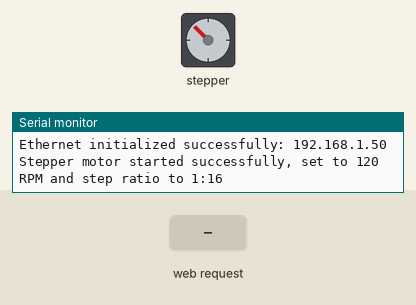
Recording of a sketch running on a simulated Arduino Uno, built for the host (arithmetic inside an expression is 32-bit, double 64-bit). Parts: stepper motor, the last lines printed to the serial monitor. The test bench sets the inputs (shaded band). WiFi joins after 1.5 s; servers stay silent unless stated; EEPROM starts erased; stepper angles assume 3200 steps per turn.

Above: at 2.7 s.
2.8 s: HTTP request GET /speed received
At 2.96 s:
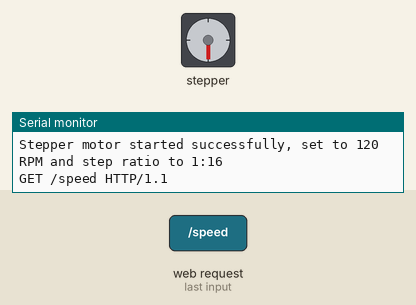
5.8 s: HTTP request GET /direction received
At 6.1 s:
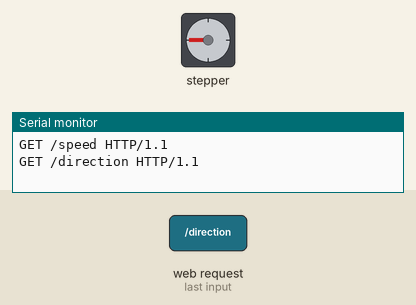
8.8 s: HTTP request GET /revolutions?direction=CW received
At 9.56 s:
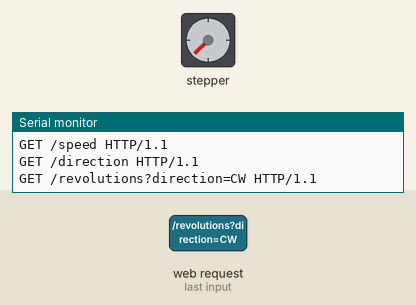
Timing chart, 0 to 64.3 s (numbered marks = the images above; inputs shaded):
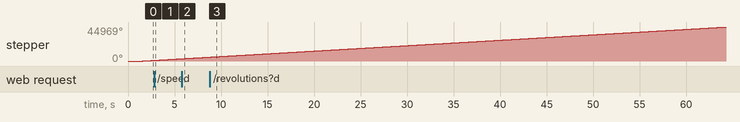

The sketch:

stepper.ino
```cpp
#include <Arduino.h>
#include <A4988.h>
#include <Ethernet.h>
#include <EEPROM.h>

// <!-- Stepper motor stuff -->
#define DIR 5
#define STEP 6
#define MS1 7
#define MS2 8
#define MS3 9
#define MICROSTEPS 16
#define MOTOR_STEPS 200 // using a 200-step motor (most common)

byte RPM = 120;
A4988 stepper(MOTOR_STEPS, DIR, STEP, MS1, MS2, MS3);
double cw_revolutions = 0, ccw_revolutions = 0;

enum DIRECTION
{
	CW = 1,
	CCW = -1
};

DIRECTION direction = CW;

// <!-- Network stuff -->
#define PORT 80
EthernetServer server(PORT);
EthernetClient client;
String buffer;
boolean currentLineIsBlank;

// <!-- Storage addresses -->
#define CW_REVS_ADDR 100
#define CCW_REVS_ADDR 110

void setup()
{
	byte mac_address[] = {0xDE, 0xA0, 0xB3, 0x5F, 0xFE, 0xED};
	init_serial(9600);
	init_server(server, mac_address);
	init_stepper(RPM, MICROSTEPS);

	cw_revolutions = get_revolutions_storage(CW_REVS_ADDR);
	ccw_revolutions = get_revolutions_storage(CCW_REVS_ADDR);
}

void loop()
{
	handle_motor();
	handle_network();

	// Save revolution every 100
	if (direction == CW && (int)cw_revolutions % 100 == 0 && (int)cw_revolutions == cw_revolutions)
		save_revolutions_to_storage(CW_REVS_ADDR, (int)cw_revolutions);

	if (direction == CCW && (int)ccw_revolutions % 100 == 0 && (int)ccw_revolutions == ccw_revolutions)
		save_revolutions_to_storage(CCW_REVS_ADDR, (int)ccw_revolutions);
}

// <!-- EEPROM Memory -->
unsigned int get_revolutions_storage(int addr)
{
	return (EEPROM.read(addr) << 8) + EEPROM.read(addr + 1);
}

void save_revolutions_to_storage(int addr, int revolutions)
{
	writeUnsignedIntIntoEEPROM(addr, revolutions);
}

void writeUnsignedIntIntoEEPROM(int address, unsigned int number)
{
	EEPROM.write(address, number >> 8);
	EEPROM.write(address + 1, number & 0xFF);
}

void clean_memory()
{
	cw_revolutions = 0;
	ccw_revolutions = 0;
	writeUnsignedIntIntoEEPROM(CW_REVS_ADDR, 0);
	writeUnsignedIntIntoEEPROM(CCW_REVS_ADDR, 0);
}

// <!-- Initializers -->
void init_serial(unsigned int data_rate)
{
	Serial.begin(data_rate);
	Serial.println("Serial started successfully with data rate of " + String(data_rate));
}

void init_stepper(unsigned short rpm, unsigned short microsteps)
{
	stepper.begin(rpm, microsteps);
	Serial.println("Stepper motor started successfully, set to " + String(rpm) + " RPM and step ratio to 1:" + String(microsteps));
}

void init_server(EthernetServer server, byte mac_addr[])
{
	Ethernet.begin(mac_addr);
	server.begin();
	Serial.print("Ethernet initialized successfully: ");
	Serial.println(Ethernet.localIP());
}

// <!-- Handle network stuff -->

void send_response(String json, String content_type, String status_code)
{
	client.print("HTTP/1.1 ");
	client.println(status_code);
	client.print("Content-Type: ");
	client.println(content_type);
	client.println("Access-Control-Allow-Methods: POST, GET, OPTIONS, DELETE");
	client.println("Access-Control-Allow-Origin: *");
	client.println();

	client.print(json);
}

String json(const char *key, const char *value)
{
	char buffer[30];
	sprintf(buffer, "{\"%s\":\"%s\"}", key, value);
	return String(buffer);
}

String json(const char *key, const int value)
{
	char buffer[30];
	sprintf(buffer, "{\"%s\":%d}", key, value);
	return String(buffer);
}

void handle_motor()
{
	if (RPM <= 0)
	{
		stepper.setRPM(0);
		return;
	}
	stepper.setRPM(RPM);

	if (direction == 1)
		cw_revolutions += (1 / 16.0);
	else
		ccw_revolutions += (1 / 16.0);

	stepper.rotate(360 / 16.0 * direction);
}

void handle_network()
{
	client = server.available();
	if (!client)
	{
		return;
	}

	boolean currentLineIsBlank = true;
	buffer = "";

	while (client.connected())
	{
		if (!client.available())
		{
			break;
		}

		char c = client.read(); // Read from the Ethernet shield
		buffer += c;			// Add character to string buffer
		Serial.print(c);
		// Client sent request, now waiting for response
		if (c == '\n' && !currentLineIsBlank)
		{
			Serial.println();

			if (isOptionsRequest(buffer))
			{
				client.println("HTTP/1.1 204 No Content");
				client.println("Access-Control-Allow-Methods: POST, GET, OPTIONS, DELETE");
				client.println("Access-Control-Allow-Origin: *");
				client.println();
			}
			else
			{
				send_response(handle_response(buffer), "application/json", "200 OK");
			}

			break;
		}
		if (c == '\n')
		{
			currentLineIsBlank = true;
			buffer = "";
		}
		else if (c == '\r')
		{
		}
		else
			currentLineIsBlank = false;
	}
	client.stop(); // End server
}

// This is the place to add more abilities

boolean isOptionsRequest(String buffer)
{
	return buffer.indexOf("OPTIONS") >= 0;
}

String handle_response(String buffer)
{
	if (buffer.indexOf("POST /direction=CW") >= 0)
	{
		direction = CW;
		return json("direction", "CW");
	}
	if (buffer.indexOf("POST /direction=CCW") >= 0)
	{
		direction = CCW;
		return json("direction", "CCW");
	}

	if (buffer.indexOf("POST /speed=") >= 0)
	{
		String tmp = buffer.substring(12, 15);
		RPM = tmp.toInt();
		return json("speed", RPM);
	}

	if (buffer.indexOf("DELETE /revolutions") >= 0)
	{
		clean_memory();
		return json("revolutions", 0);
	}

	if (buffer.indexOf("GET /speed") >= 0)
		return json("speed", RPM);
	if (buffer.indexOf("GET /direction") >= 0)
		return json("direction", direction == 1 ? "CW" : "CCW");
	if (buffer.indexOf("GET /revolutions?direction=CW") >= 0)
		return json("cw_revolutions", cw_revolutions);
	if (buffer.indexOf("GET /revolutions?direction=CCW") >= 0)
		return json("ccw_revolutions", ccw_revolutions);
	if (buffer.indexOf("GET /revolutions") >= 0)
		return json("revolutions", cw_revolutions + ccw_revolutions);
}
```
